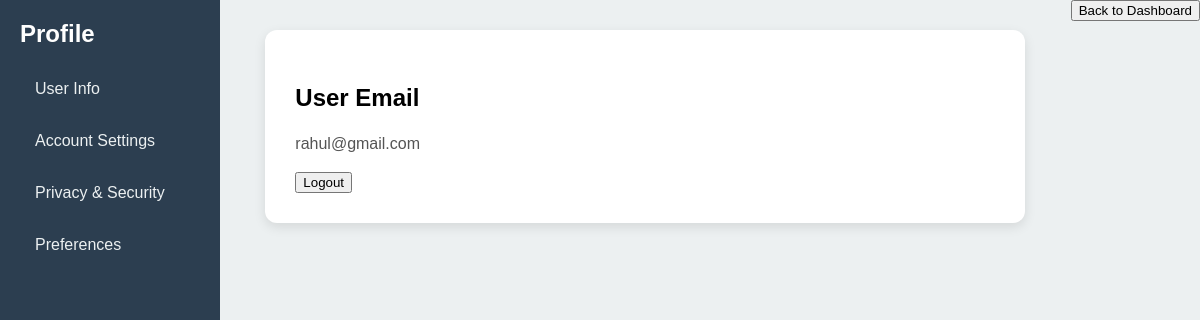
The page /profile/info (signed in) on the database as committed earlier.
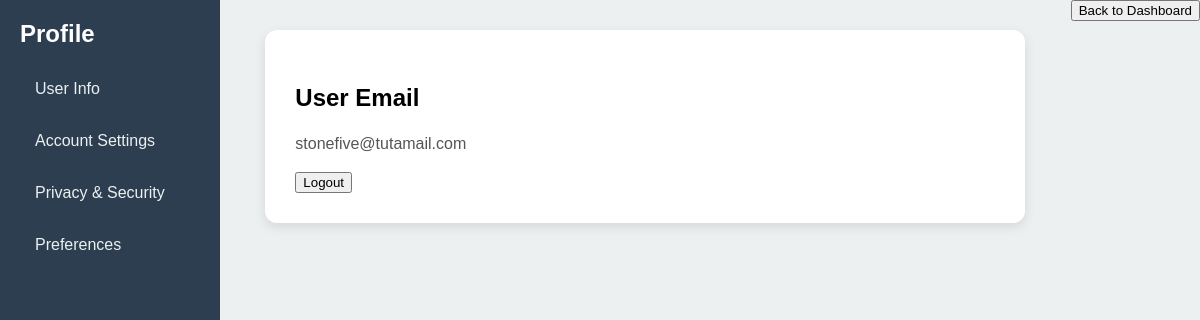
The same page on the database as committed later.
### models/user.py (models this page shows, shortened)
class User(db.Model):
    __tablename__ = 'users'
    id = db.Column(db.Integer, primary_key=True)
    email = db.Column(db.String(120), unique=True, nullable=False)
    password_hash = db.Column(db.String(200), nullable=False)
    role = db.Column(db.String(20), nullable=False)  # 'student', 'teacher', 'admin'
    profile_tags = db.Column(db.String(255), nullable=True)
    session_token = db.Column(db.String(64), unique=True, index=True)
    session_expiry = db.Column(db.DateTime, nullable=True)
    csrf_token = db.Column(db.String(64), unique=True, index=True)
    events = db.relationship("Event", backref="creator", lazy=True)

### app.py (the view)
    @app.route('/profile/info')
    def profile_info():
        if 'user_id' not in session:
            return redirect(url_for('login'))
        from models.user import User
        user = db.session.get(User, session['user_id'])
        if not user:
            session.clear()
            return redirect(url_for('login'))
        return render_template('profile/info.html', user=user)

### templates/profile/info.html (shortened to what this page needs)
<!DOCTYPE html>
<html lang="en">
<head>
  <link rel="stylesheet" href="/static/css/profile.css" />
</head>
<body>
  <div class="sidebar">
    <h2>Profile</h2>
    <a href="/profile/info" class="tab">User Info</a>
    <a href="/profile/account" class="tab">Account Settings</a>
    <a href="/profile/privacy" class="tab">Privacy & Security</a>
    <a href="/profile/preferences" class="tab">Preferences</a>
  </div>
  <div class="main-content" >
    <div class="profile-container">
      <div class="profile-card">
        <div class="profile-info">
          <h2>User Email</h2>
          <p class="email">{{ user.email }}</p>
          <div class="profile-actions">
            <form action="/logout" method="POST">
              <button class="logout-btn">Logout</button>
            </form>
          </div>
        </div>
      </div>
    </div>
  </div>
  <div class="temp-dashboard-button">
    <button id="dashboardBtn">Back to Dashboard</button>
  </div>
</body>
</html>

### static/css/profile.css (style rules this page uses)
body { margin: 0; font-family: Arial, sans-serif; display: flex; height: 100vh; background-color: #ecf0f1; overflow: hidden; }
.sidebar { width: 220px; background-color: #2c3e50; padding: 20px; box-sizing: border-box; color: white; position: fixed; top: 0; left: 0; height: 100vh; z-index: 100; display: flex; flex-direction: column; font-family: Arial, sans-serif; }
.sidebar h2 { margin-top: 0; margin-bottom: 20px; font-weight: 600; font-size: 1.5rem; }
.sidebar .tab { display: block; color: #ecf0f1; padding: 12px 15px; margin-bottom: 10px; text-decoration: none; border-radius: 6px; transition: background-color 0.3s ease; cursor: pointer; }
.main-content { flex-grow: 1; padding: 30px; overflow-y: auto; margin-left: 220px; }
.profile-card { background: white; padding: 30px; border-radius: 12px; box-shadow: 0 4px 12px rgba(0,0,0,0.1); max-width: 700px; margin: 0 auto; }
.profile-card h2 { text-align: left; margin-top: 1.5rem; }
.profile-card p { text-align: left; color: #555; line-height: 1.5; }

Rows that differ between the two databases and show on the page:
changed User: email "rahul@gmail.com" → "stonefive@tutamail.com"
